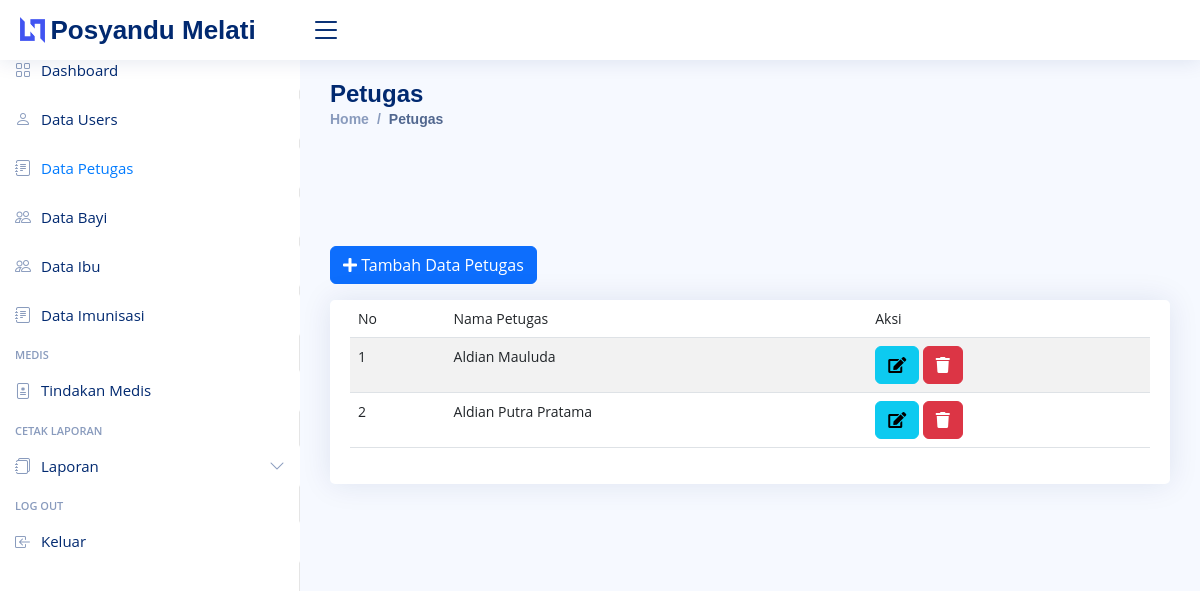
Page /index.php/admin/petugas on the committed database.
### tables this page shows
CREATE TABLE `petugas` (
  `id_petugas` int(11) NOT NULL,
  `nama_petugas` varchar(50) NOT NULL
);

### application/controllers/admin/petugas.php (called while the page is built, shortened)
<?php
class petugas extends CI_Controller {
	public function __construct()
	{
		$this->load->model('petugas_m');
		$this->load->library('form_validation');
	}
	public function index()
	{
		$data['title'] = 'Petugas';
		$data['petugas'] = $this->petugas_m->get('petugas')->result_array();
		$this->form_validation->set_rules('nama', 'Nama petugas', 'required|trim');
		if($this->form_validation->run() == FALSE) {
			$this->load->view('layout/header', $data);
			$this->load->view('layout/sidebar');
			$this->load->view('admin/petugas/index');
			$this->load->view('layout/footer');
		}
	}
}

### index.php (called while the page is built, shortened)
<?php
require_once BASEPATH.'core/CodeIgniter.php';

### application/models/petugas_m.php (called while the page is built, shortened)
<?php
class petugas_m extends CI_Model {
	public function get($table)
	{
		$this->db->order_by('nama_petugas', 'ASC');
		return $this->db->get($table);
	}
}

### application/views/admin/petugas/index.php (the view, shortened to what this page needs)
<main id="main" class="main">
    <div class="row mb-2">
        <div class="col-md-6">
            <button type="button" class="btn btn-primary mb-2" data-toggle="modal" data-target="#formModalpetugas">
                <i class="fas fa-plus"></i> Tambah Data Petugas
            </button>
        </div>
    </div>
    <div class="card">
        <div class="card-body">
            <div class="row">
                <div class="col-md">
                    <div class="table-responsive">
                        <table class="table table-striped">
                            <thead>
                                <tr>
                                    <td>No</td>
                                    <td>Nama Petugas</td>
                                    <td>Aksi</td>
                                </tr>
                            </thead>
                            <tbody>
                                <?php $no = 1; foreach($petugas as $u) : ?>
                                <tr>
                                    <td><?= $no++; ?></td>
                                    <td><?= $u['nama_petugas']; ?></td>
                                    <td>
                                        <a href="<?= base_url('admin/petugas/ubah/') . $u['id_petugas']; ?>"
                                            class="btn btn-info"><i class="fas fa-edit"></i></a>
                                        <a href="<?= base_url('admin/petugas/hapus/') . $u['id_petugas']; ?>"
                                            class="btn btn-danger" onclick="return confirm('Yakin Hapus ?')"><i
                                                class="fas fa-trash"></i></a>
                                    </td>
                                </tr>
                                <?php endforeach; ?>
                            </tbody>
                        </table>
                    </div>
                </div>
            </div>
        </div>
    </div>
</main>

### assets/css/dashboard.css (style rules this page uses)
body { font-size: .875rem; }

### assets/nice/assets/css/style.css (style rules this page uses)
:root { scroll-behavior: smooth; }
body { font-family: "Open Sans", sans-serif; background: #f6f9ff; color: #444444; }
a { color: #4154f1; text-decoration: none; }
#main { margin-top: 60px; padding: 20px 30px; transition: all 0.3s; }
.card { margin-bottom: 30px; border: none; border-radius: 5px; box-shadow: 0px 0 30px rgba(1, 41, 112, 0.1); }
.card-body { padding: 0 20px 20px 20px; }
@media (min-width: 1200px) { #main, #footer { margin-left: 300px; } }

### rows in the picture
petugas: nama_petugas "Aldian Mauluda"
petugas: nama_petugas "Aldian Putra Pratama"

### other values in the picture
$title "Petugas"
